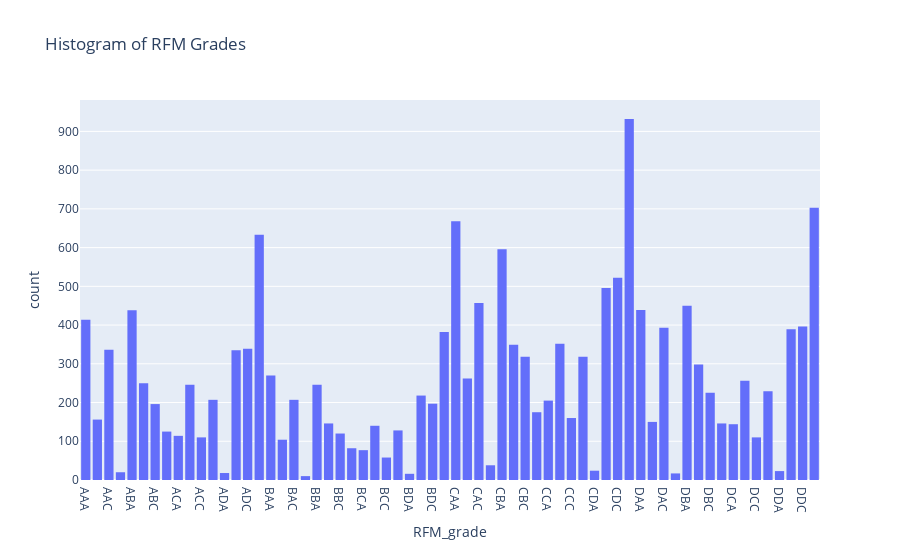

Notebook code cell kept with this figure:
### Markdown cell above
Use the a `.histogram()` function to create a bar chart of all the RFM_grades. 

<span style='background :#FFF59E'>**Pro Tip:** Add the following argument in your `px.histogram` function to order the bars by grade: <br>
>`category_orders = {'RFM_grade': grade_orders}`</span>

### Code cell
# Create a bar chart of each of the RFM grades
px.histogram(full_rfm, x='RFM_grade', title='Histogram of RFM Grades', category_orders={'RFM_grade': grade_orders})

### Figure 1 — Plotly figure (JSON) as saved in the notebook; plotly's stock layout.template omitted (floating-point values rounded to 4 significant figures; data arrays with more than 128 entries replaced by an {"elided": "..."} marker saying what was removed)
{"data": [{"alignmentgroup": "True", "bingroup": "x", "hovertemplate": "RFM_grade=%{x}<br>count=%{y}<extra></extra>", "legendgroup": "", "marker": {"color": "#636efa", "pattern": {"shape": ""}}, "name": "", "offsetgroup": "", "orientation": "v", "showlegend": false, "type": "histogram", "x": {"elided": "16578 str values"}, "xaxis": "x", "yaxis": "y"}], "layout": {"autosize": true, "barmode": "relative", "legend": {"tracegroupgap": 0}, "title": {"text": "Histogram of RFM Grades"}, "xaxis": {"anchor": "y", "autorange": true, "categoryarray": ["AAA", "AAB", "AAC", "AAD", "ABA", "ABB", "ABC", "ABD", "ACA", "ACB", "ACC", "ACD", "ADA", "ADB", "ADC", "ADD", "BAA", "BAB", "BAC", "BAD", "BBA", "BBB", "BBC", "BBD", "BCA", "BCB", "BCC", "BCD", "BDA", "BDB", "BDC", "BDD", "CAA", "CAB", "CAC", "CAD", "CBA", "CBB", "CBC", "CBD", "CCA", "CCB", "CCC", "CCD", "CDA", "CDB", "CDC", "CDD", "DAA", "DAB", "DAC", "DAD", "DBA", "DBB", "DBC", "DBD", "DCA", "DCB", "DCC", "DCD", "DDA", "DDB", "DDC", "DDD"], "categoryorder": "array", "domain": [0, 1], "range": [-0.5, 63.5], "title": {"text": "RFM_grade"}, "type": "category"}, "yaxis": {"anchor": "x", "autorange": true, "domain": [0, 1], "range": [0, 981.1], "title": {"text": "count"}}}}
